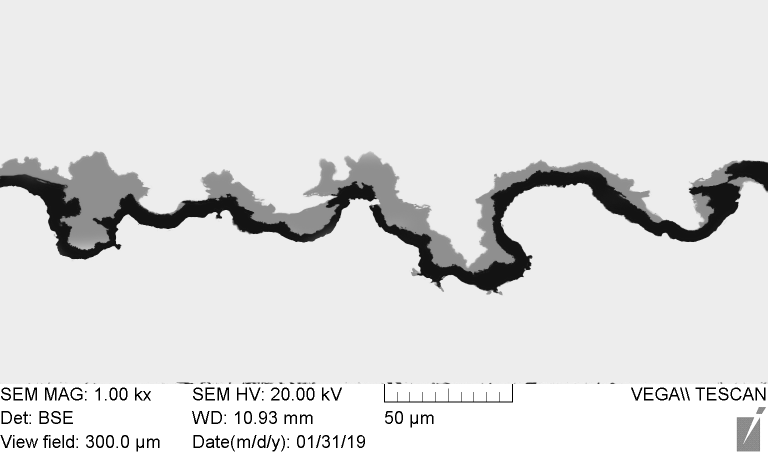
#> input picture images/800h 1kx - 1.png, 1536 x 912 px (shown at 1/2 size)
$ python roughness.py '../images/800h 1kx - 1.png'
#> lines starting #> are read from the running program, lines starting #| are printed output that depends on the picture; after the words box and inside, x2 and y2 are one past the last pixel; in counts of white or black regions, pixels touching at a corner belong together
import sys
import cv2
import numpy as np
np.set_printoptions(threshold=sys.maxsize)
from scipy import signal
from scipy.ndimage import gaussian_filter1d
import math
import re
from matplotlib import pyplot as plt


global_scale = 1.0333  # pixels/um
radius = 10  # radius of the probe niddle in pixels
cut_off = 650


debug_all_steps = False


def debug_img(img):
    if debug_all_steps:
        cv2.imshow("img", img)
        cv2.waitKey(0)


def cal_sigma(la):
    sigma = la * math.sqrt(math.log(2)) / math.sqrt(2) / math.pi
    return sigma


def build_niddle(rad):
    rad *= global_scale
    if rad % 2 == 0:
        rad = rad + 1
    rad = int(rad)

    img = np.zeros((rad*2+1, rad*2+1, 1), dtype=np.uint8)
    cv2.circle(img, (rad+1, rad), rad, 255, -1)
    cv2.rectangle(img,(0,0),(rad*2+1 ,rad), 255, -1)
    _, img = cv2.threshold(img, 127, 255, cv2.THRESH_BINARY)

    debug_img(img)

    return img


def measure_surface(surface, rad):
    height, width = surface.shape
    niddle = build_niddle(rad)
    sur = np.asarray(surface)
    nid = np.asarray(niddle)
    grad = signal.convolve2d(sur, nid, boundary='symm', mode='same')
    res = []
    y = []
    for i in range(0, width):
        for j in range(0 ,height):
            if grad[j, i] > 0:
                res.append((i, j + rad))
                y.append(float(j) / global_scale)
                break
    return res, y


def roughness(file_name, surface, show_plot=False, save_plot=False):
    if surface[0][0] > 200:
        surface = (255-surface)

    height, width = surface.shape
    _, surface = cv2.threshold(surface, 200, 255, cv2.THRESH_BINARY)
    _, xn = measure_surface(surface, radius)
    xs = gaussian_filter1d(xn, cal_sigma(10))
    sigma_c = cal_sigma(cut_off)
    xc = gaussian_filter1d(xn, sigma_c)

    xr = []
    x0 = []
    a_max = 0
    xr_last = 0
    for i in range(len(xc)):
        a = xs[i] - xc[i]
        xr.append(a)
        if np.absolute(a) > a_max:
            a_max = a
        if xr_last > 0 and a <= 0:
            x0.append(i)
        if xr_last < 0 and a >= 0:
            x0.append(i)
        xr_last = a

    R_c = 0

    R_a = np.mean(np.absolute(xr))

    R_q = np.sqrt(np.mean(np.power(xr, 2)))

    R_Sm = 0

    dq = np.diff(xr)
    R_dq = np.sqrt(np.mean(np.power(dq, 2)))

    slopes = []
    for i in range(len(x0)-1):
        start_x = x0[i]
        end_x = x0[i+1]
        rms = np.sqrt(np.mean(np.power(xr[start_x:end_x], 2)))
        slopes.append(np.sqrt(2)*rms/(end_x - start_x))
    slope = np.sqrt(np.mean(np.power(slopes, 2)))

    if show_plot or save_plot:
        plt.figure(1, figsize=(22, 4), dpi=79)
        plt.subplot(211)
        plt.plot(xn, 'b--', alpha=0.75)
        plt.plot(xs, 'r', alpha=0.75)
        plt.plot(xc, 'g', alpha=0.75)
        plt.gca().invert_yaxis()
        plt.grid(True)

        plt.subplot(212)
        plt.plot(xr, 'r', alpha=0.75)
        plt.plot(np.zeros(len(xr)), 'g', alpha=0.75)
        plt.plot(x0, np.zeros(len(x0)), 'b+', alpha=0.75)
        plt.gca().invert_yaxis()
        plt.grid(True)

        if save_plot:
            plt.savefig(file_name[:-4]+".jpg", figsize=(20, 4), dpi=80)
            plt.clf()
        else:
            plt.show()

        if show_plot:
            slopes = ["Not showing slopes when debugging"]

    return R_c, R_a, R_q, R_Sm, R_dq, slope, slopes


def get_roughness(file_name):
    surface = cv2.imread(file_name, cv2.IMREAD_GRAYSCALE)
    return roughness(file_name, surface, False, True)

if __name__ == "__main__":
    if len(sys.argv) < 2:
        print("Usage: python {} file_name".format(sys.argv[0]))
        exit(128)

    file_name = sys.argv[1]
    surface = cv2.imread(file_name, cv2.IMREAD_GRAYSCALE)
#> surface is the input picture: shape (912, 1536); min 0, max 255, mean 222.5
    print(roughness(file_name, surface, True, True))
#> in roughness, `surface = (255-surface)`:
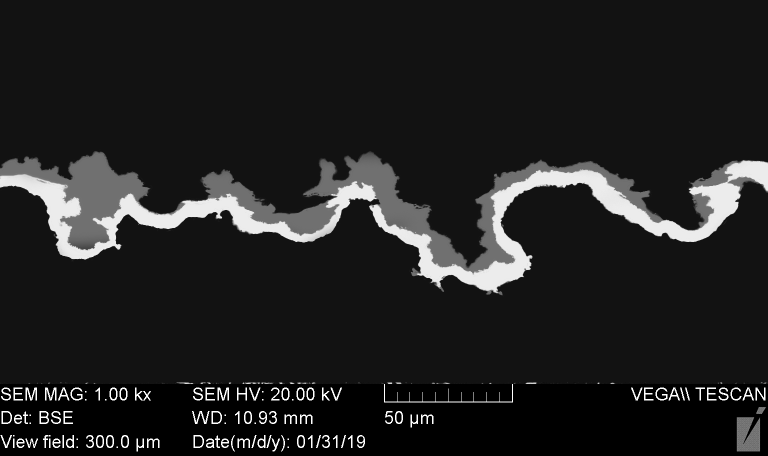
#> surface: shape (912, 1536) (shown at 1/2 size); min 0, max 255, mean 32.5
#> in roughness, `_, surface = cv2.threshold(surface, 200, 255, cv2.THRESH_BINARY)`:
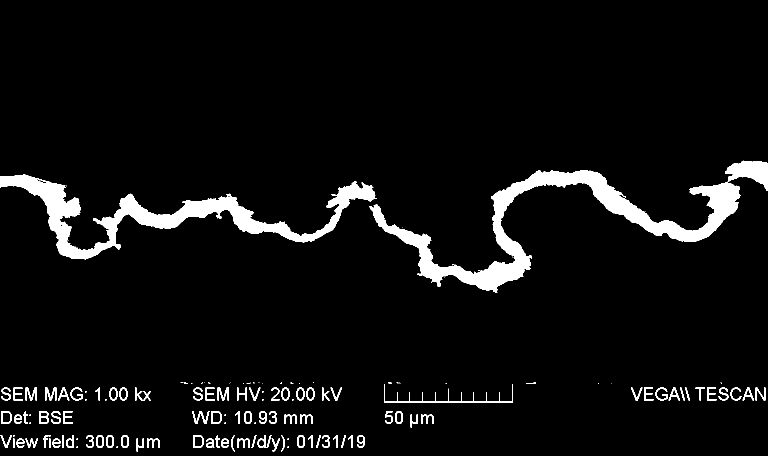
#> surface: shape (912, 1536) (shown at 1/2 size); 5.4% white; 138 white regions (48 under 20 px), largest, box (x1, y1, x2, y2) and area: (739, 321, 1536, 586) 34386, (0, 349, 753, 519) 26098, (768, 768, 1026, 805) 834
#> in build_niddle, `cv2.circle(img, (rad+1, rad), rad, 255, -1)`:
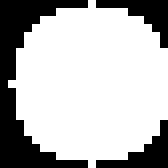
#> img: shape (21, 21, 1) (shown 8 times larger); 71.7% white; 3 black regions, box (x1, y1, x2, y2) and area: (0, 0, 11, 21) 83, (12, 0, 21, 6) 21, (12, 15, 21, 21) 21
#> in build_niddle, `cv2.rectangle(img,(0,0),(rad*2+1 ,rad), 255, -1)`:
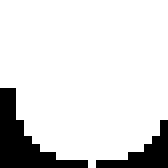
#> img: shape (21, 21, 1) (shown 8 times larger); 85.9% white; 2 black regions, box (x1, y1, x2, y2) and area: (0, 11, 11, 21) 41, (12, 15, 21, 21) 21
#> in measure_surface, `grad = signal.convolve2d(sur, nid, boundary='symm', mode='same')`:
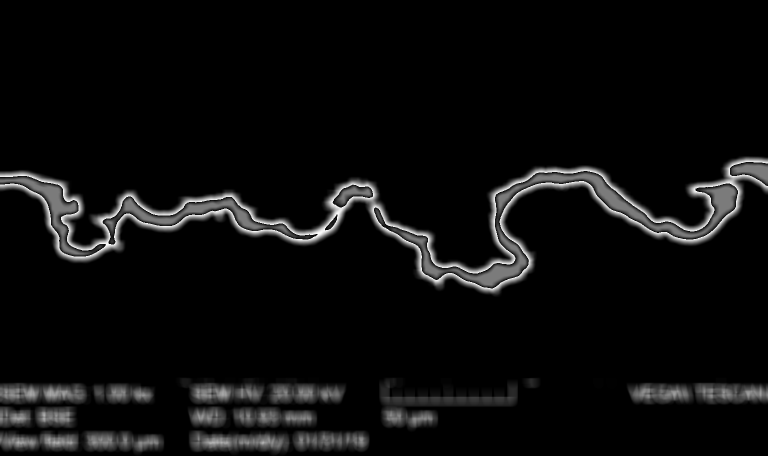
#> grad: shape (912, 1536) (shown at 1/2 size); min 0, max 255, mean 12.4
#> in roughness, `_, xn = measure_surface(surface, radius)`: xn = 1536 values, max 514.9 at index 941, min 301 at index 1477, mean 377.8
#> in roughness, `xs = gaussian_filter1d(xn, cal_sigma(10))`: xs = 1536 values, max 514.7 at index 943, min 301 at index 1484, mean 377.8
#> in roughness, `xc = gaussian_filter1d(xn, sigma_c)`: xc = 1536 values, max 422.1 at index 871, min 332.6 at index 1535, mean 377.8
#> the loop in roughness, `for i in range(len(xc)):` made 1536 passes
#> (a, a_max, xr_last) on passes 1 to 12: (-17, -17, -17), (-17, -17, -17), (-17.01, -17.01, -17.01), (-17.01, -17.01, -17.01), (-17.02, -17.02, -17.02), (-17.03, -17.03, -17.03), (-17.04, -17.04, -17.04), (-17.05, -17.05, -17.05), (-17.07, -17.07, -17.07), (-17.09, -17.09, -17.09), (-17.11, -17.11, -17.11), (-17.13, -17.13, -17.13)
#> (a, a_max) on passes 61 to 66: (-22.85, -22.85), (-22.69, -22.69), (-22.5, -22.5), (-22.29, -22.29), (-22.08, -22.08), (-21.87, -21.87)
#> after the loop in roughness, `for i in range(len(xc)):`: a_max = 104.6; x0 = [145, 232, 284, 355, 499, 643, 778, 973, 1239, 1379, 1380, 1392, 1399, 1438]; xr = 1536 values, max 104.6 at index 962, min -60.79 at index 720, mean -4.8e-14
#> in roughness, `R_a = np.mean(np.absolute(xr))`: R_a = 30.65
#> in roughness, `R_q = np.sqrt(np.mean(np.power(xr, 2)))`: R_q = 37.95
#> in roughness, `dq = np.diff(xr)`: dq = 1535 values, max 16.34 at index 171, min -28.42 at index 971, mean -0.00783
#> in roughness, `R_dq = np.sqrt(np.mean(np.power(dq, 2)))`: R_dq = 2.01
#> the loop in roughness, `for i in range(len(x0)-1):` made 13 passes
#> (start_x, end_x, rms) on passes 1 to 12: (145, 232, 34.83), (232, 284, 11.55), (284, 355, 15.52), (355, 499, 16.3), (499, 643, 30.65), (643, 778, 47.94), (778, 973, 65.14), (973, 1239, 36.26), (1239, 1379, 44.58), (1379, 1380, 0.0235), (1380, 1392, 0.468), (1392, 1399, 0.342)
#> after the loop in roughness, `for i in range(len(x0)-1):`: slopes = [0.566, 0.314, 0.309, 0.16, 0.301, 0.502, 0.472, 0.193, 0.45, 0.0332, 0.0552, 0.0691, 0.0891]
#> in roughness, `slope = np.sqrt(np.mean(np.power(slopes, 2)))`: slope = 0.324
#> in roughness, `plt.savefig(file_name[:-4]+".jpg", figsize=(20, 4), dpi=80)`:
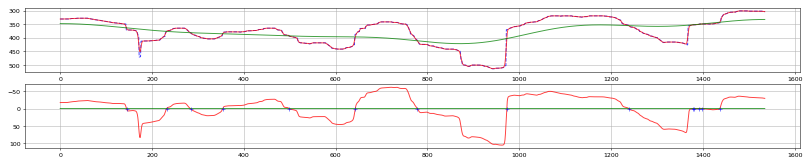
#> figure drawn by matplotlib, 2 panels; panel 1: curve peaks at x = 941, y = 514.9; panel 1: curve peaks at x = 943, y = 514.7; panel 1: curve peaks at x = 871, y = 422.1; panel 2: curve peaks at x = 962, y = 104.6
#> (the run stopped early here; a loop or call above may not have finished)
